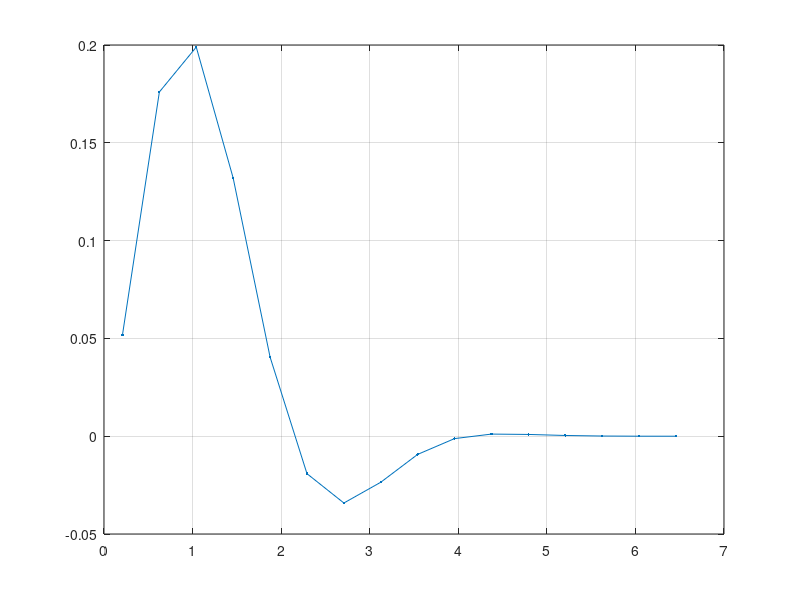
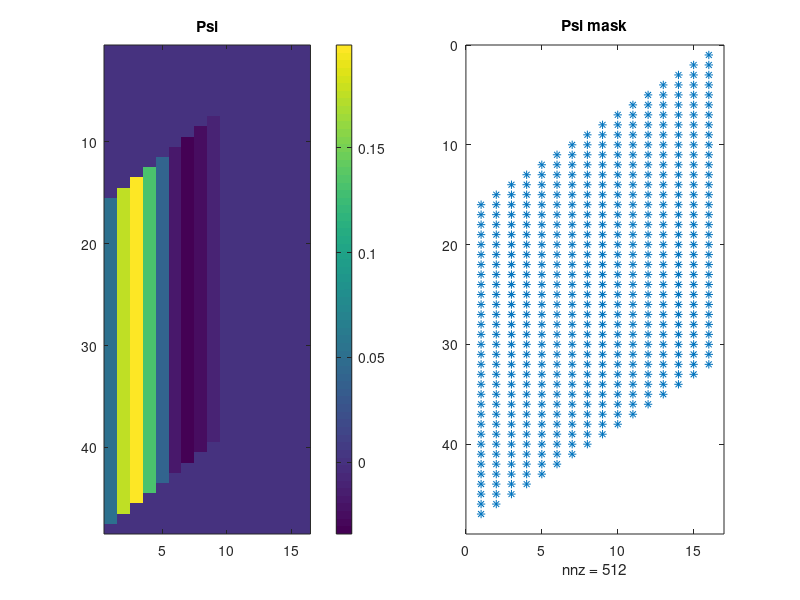

The MATLAB script that drew these images, in order: (Note: this script raises an error after producing the figures.)
clear all; rng(2024);
addpath /Users/leviathaniety/Documents/MATLAB/mosek/9.3/toolbox/r2015a/;
addpath /Users/leviathaniety/Documents/MATLAB/Functions;
thein = "/Users/leviathaniety/Dropbox (GaTech)/PROJ-PointProcessWithUncertainty/Codes/CodePackage/Input/";
theout = "/Users/leviathaniety/Dropbox (GaTech)/PROJ-PointProcessWithUncertainty/Codes/CodePackage/Output/";
theplot = "/Users/leviathaniety/Dropbox (GaTech)/PROJ-PointProcessWithUncertainty/Codes/CodePackage/Plots/";
thedoc = "test_f0_timeonly_stationary_HPE";


%% kenrel Psi
N = 32; %320;
Nprime = 16; %80;

T = 20; %max time length T
h = T/N;
tau_max = h*Nprime;

nt = (N+Nprime);
ntau = Nprime;
ut_kernel = 20; 
tau_grid = ((0.5:1:ntau)/nt)'*ut_kernel;

psi1 = 0.01*exp(-(8.*(tau_grid ).^2/25))...
    + 0.25*exp(-(6.*(tau_grid ).^2/25)).*sin(-0.05*pi+tau_grid/2*pi);

psi1= psi1';

figure(1),clf;
plot(tau_grid, psi1, '.-' )
grid on;

psi_full = ones(nt,1)*psi1;

%% make stationary
psi = psi_full;

% mask
a= ones(N+Nprime, Nprime);
psi_mask = triu(a, -N+1).*tril(a,0);
psi_mask = psi_mask(:,end:-1:1);
psi = psi.*psi_mask;


[im, jm, ~] = find(psi_mask);   %the nonzero indexing in the psi mask
indm = sub2ind( [N+Nprime, Nprime], im, jm);
vpsi = psi(indm); %[im,jm,vpsi] is the sparse repn of psi

figure(2),clf;
subplot(121), imagesc(psi);
title('Psi'); colorbar();
subplot(122), spy(psi_mask);
title('Psi mask'); 

% graph laplacian
Lt = make_1d_laplacian(Nprime+N)/h^2;
Ltau = make_1d_laplacian(Nprime)/h^2;



%% full K
% no mask
a= ones(N+Nprime, Nprime);
full_mask = triu(a, -N+1);
full_mask = full_mask(:,end:-1:1);
[imf, jmf, ~] = find(full_mask);
vpsi_full = psi_full(sub2ind( [N+Nprime, Nprime], imf, jmf));
K_full = sparse(imf,imf+jmf,vpsi_full, N+Nprime,N+Nprime);

%% K and Psi
jk = im+jm-Nprime;
K = sparse(im,jk,vpsi, N+Nprime,N);

% from K to psi
indk = sub2ind( [N+Nprime, N], im, jk);
vk = K(indk); %[im,jk,vk] is the sparse repn of psi

jm2 =jk+Nprime-im;
assert( norm(jm - jm2)<1e-15);

%psi2 = sparse(im,jk+Nprime-im, vk, N+Nprime, Nprime );
psi2 = sparse(im,jm, vk, N+Nprime, Nprime );
assert( norm(psi - psi2)<1e-15);

figure(3),clf;
subplot(121), imagesc(K);
title('K'); colorbar();
subplot(122), spy(K);



%% generate traj
phi_func = @(x) 1-exp(-x);

mu_true = 0.2; %0.125; 
    %mu = 0.2 for N= 320

M = 10000; 
y_ob = false(M, Nprime+N);

eta_ob = false(M, Nprime+N, N);
lambda_true = zeros(M,N);

disp('generating trajectories...')
tic,
for i = 1: Nprime+N
    
    if i <= Nprime
        
        if (0)
            y_ob(:, i ) = (rand( M, 1) < mu_true); % no use kernel
        else
            ypre = y_ob(:, 1:i-1);
            kernelt = K(1:i-1,i);
            lambdat =sum(bsxfun(@times, kernelt, ypre' ),1)'+ mu_true;
            pyt = phi_func( h*max(0,lambdat));
            y_ob(:, i) = (rand(M,1) <  pyt);
        end
    else
        t = i-Nprime;
        ypre = y_ob(:, t:t+Nprime-1);
        eta_ob(:, t:t+Nprime-1, t)= ypre;
        kernelt = K(t:t+Nprime-1,t);
        lambdat =sum(bsxfun(@times, kernelt, ypre' ),1)'+ mu_true;
        if min(lambdat) < 0
            warning( sprintf('min lamdba = %6.4f\n',min(lambdat)))
        end
       
        lambda_true(:,t) = lambdat; 
        pyt = phi_func( h*max(0,lambdat)); %todo: give warning if true lambda<0
        y_ob(:, i) = (rand(M,1) <  pyt);
    end
end
toc


%
[min_lam_true,i_min]= min(min(lambda_true,[],2));
max_lam_true= max(lambda_true(:));

figure(4);clf;
imagesc(lambda_true); colorbar;
title(sprintf('true lambda, min=%5.4f, max=%5.4f',min_lam_true,max_lam_true )); 

figure(5),clf;
imagesc(y_ob);
title('y observed')

figure(6), clf; hold on;
plot(lambda_true(3:5:20,:)')
plot(lambda_true(i_min,:)','.-')
grid on;

%return;

%% split data
event_data = y_ob;

ntr = 4800; %32000; %16000;
nte = min(500,M -ntr);

tmp = randperm(M);
idx_tr = tmp(1:ntr);
idx_te = tmp(ntr+1:ntr+nte);


event_data_tr = event_data(idx_tr,:);
mu = mean(mean(event_data_tr,2))/h;
event_data_te = event_data(idx_te,:);
            
lam_true_val = lambda_true(idx_te,:);
p_val_true =  phi_func(h* lam_true_val);



%%
dT = ut_kernel/(N+Nprime);
event_data_tensor = event_data;
cont_event_data = cell(M,1);
tplt = dT:dT:ut_kernel;
for m = 1:M
      idx = logical(event_data_tensor(m,:));
      cont_event_data{m} = [cont_event_data{m},[tplt(idx);ones(size(tplt(idx)))]];
end

%% split data
event_data_tr = cont_event_data(idx_tr);
event_data_te = cont_event_data(idx_te);


%% training hyperparameters
num_epoch = 90;



batch_size = 400;
batch_size_schedule = batch_size*ones(num_epoch,1);
eta_schedule = 0.02*ones(num_epoch,1);

iepoch = 0;
likelihood_epoch = zeros(num_epoch,1);



V = 1;
AB = cell(3,1);
AB{1} = 1;
AB{2} = 1;
AB{3} = mu;

while iepoch < num_epoch  % epoch -> batch -> fold
    iepoch = iepoch+1;
    A = AB{1};
    beta = AB{2};
    fprintf('\n--- epoch %d ---\n', iepoch);

    batch_size = batch_size_schedule(iepoch);
    num_batch = floor(ntr/batch_size);
    idxepoch = randperm(ntr, num_batch*batch_size); %scramble the idx

    eta = eta_schedule(iepoch);

    likelihood_batch = [];
    for ibatch = 1:num_batch
        %% load batch training data
        idx_batch = idxepoch((ibatch-1)*batch_size+1:ibatch*batch_size);
        edata = event_data_tr(idx_batch); 
        
        % compute Lambda, size (1, Nob*batch_size)
        Lambda = cell(batch_size,1);
        for ib = 1:batch_size
            [~,num_events] = size(edata{ib});
            lam_now = edata{ib};
            lam_now(1,:) = 0;
            %%
            for ie = 1:num_events
        
                k1 = ceil(lam_now(2,ie));
                ti = edata{ib}(1,ie);
                for je = 1:(ie-1)
                    k2 = ceil(lam_now(2,je)); 
                    tj = edata{ib}(1,je);
                    if ti<=tj
                        continue
                    end
                    lam_now(1,ie) = lam_now(1,ie) + A(k2,k1)*beta*exp(-beta*(ti-tj));
                end
                lam_now(1,ie) = lam_now(1,ie) + mu(k1);
            end
            Lambda{ib} = lam_now;
        end

        % compute log-likelihood
        lklh1 = 0;
        lklh2 = 0;
        lklh3 = 0;
        for ib = 1:batch_size
            [~,num_events] = size(edata{ib});
            if num_events == 0
                continue
            end
            lklh1 = lklh1 + sum(log(Lambda{ib}(1,:)),'all');
            lhlh2 = lklh2 + sum(mu,'all')*ut_kernel;

            ui_mask = ceil(Lambda{ib}(2,:));
            A_u_ui = A(:,ui_mask);
            tmp = kron((1-exp(-beta*(ut_kernel-edata{ib}(1,:)))),ones(V,1));
            lklh3 = lklh3 + sum(A_u_ui.*tmp,'all');
        end

        likelihood = (lklh1-lklh2-lklh3)/batch_size;

        likelihood_batch = [likelihood_batch; likelihood];

        %% gradient from likelihood
        dldA = zeros(V,V);
        dldB = 0;
        dldmu = zeros(V,1);

        % compute gradient
        for ib = 1:batch_size
            %%
            [~,num_events] = size(edata{ib});
            if num_events == 0
                continue
            end
            lam_now = Lambda{ib};

            for ie = 1:num_events
                k1 = ceil(lam_now(2,ie)); 
                ti = edata{ib}(1,ie);
                for je = 1:(ie-1)
                    k2 = ceil(lam_now(2,je)); 
                    tj = edata{ib}(1,je);
                    if ti<=tj
                        continue
                    end
                    dldA(k2,k1) = dldA(k2,k1) + beta*exp(-beta*(ti-tj))/Lambda{ib}(1,ie);
                    dldB = dldB + A(k2,k1)*( exp(-beta*(ti-tj)) - beta*(ti-tj)*exp(-beta*(ti-tj)))/Lambda{ib}(1,ie);
                end
                dldmu(k1) = dldmu(k1)+1/Lambda{ib}(1,ie);
            end

            dldmu = dldmu-ut_kernel;


            for je = 1:num_events
                k2 = ceil(lam_now(2,je)); 
                tj = edata{ib}(1,je);
                dldA(k2,:) = dldA(k2,:) - (1-exp(-beta*(ut_kernel-tj)));

                
            end
            ui_mask = ceil(Lambda{ib}(2,:));
            A_u_ui = A(:,ui_mask);
            tmp = kron((beta*exp(-beta*(ut_kernel-edata{ib}(1,:)))),ones(V,1));
            dldB = dldB - sum(A_u_ui.*tmp,'all');

            
%                 dldA
%                 dldB
        end

        dldA = dldA./batch_size;
        dldB = dldB/batch_size;
        dldmu = dldmu/batch_size;




        %% update kernel matrix

        dA = dldA;

        dB = dldB;
            
        A = A + eta*dA;
        A = max(A,0);

        beta = beta + eta*dB; 

        mu(1:V-1) = mu(1:V-1)+eta*dldmu(1:V-1);
        mu = max(mu,1e-4);

        AB{1}=A;
        AB{2}=beta;
        AB{3}=mu;
        
        %%
        likelihood_ibatch = likelihood_batch(ibatch);
        fprintf('batch %d likelihood: %6.4e\n',ibatch,likelihood_ibatch)

    end
    %% training likelihood
    likelihood_epoch(iepoch) = mean(likelihood_batch);  
    if 1
        figure(19),clf;
        hold on;
        plot(1:iepoch, likelihood_epoch(1:iepoch),'x-');
        grid on;
        xlabel('epoch')
        title('tr likelihood');
        drawnow();
    end
end

nll_all = -likelihood_epoch;
save(strcat(theout,thedoc,"_nllall.mat"), "nll_all");
save(strcat(theout,thedoc,".mat"), "AB");

return;


%%
nll_all = load(strcat(theout,thedoc,"_nllall.mat"));
nll_all = nll_all.nll_all;
figure(19),clf;

box on;
plot( 1:iepoch, nll_all, '.-');
grid on;


xlabel('{Epoch}','interpreter','latex');
ylabel('{Negative log-likelihood}','interpreter','latex');
set(gca,'FontSize',8);
lgd = legend('train','Location','best');
ax = gca;
figH = gcf;
set(figH, 'Units', 'points','OuterPosition', [0 0 235 235]) % standard size: 19.7 17.5
exportgraphics(ax,strcat(theplot,thedoc,"__TrainLogLike.pdf"))

%%
nt = (N+Nprime);
ntau = Nprime;
tau_grid = ((0.5:1:ntau)/nt)'*ut_kernel;

psi0 = zeros(nt, ntau, V^2);
for j = 1:ntau
    for k1 = 1:V
        for k2 = 1:V
            a = A(k1,k2);
            psi0(:,j,(k2-1)*V+k1) = a*exp(-beta.*(tau_grid(j)))*ones(nt,1);
        end
    end
end

downfactor = 1;
psi_learn = zeros(nt/downfactor,ntau/downfactor,V^2);
for k = 1:V^2
    psi_learn(:,:,k) = matrix_downsize(psi0(:,:,k), downfactor);
end
X = psi_learn;
imagesc(X)

%%
event_data_te = event_data(idx_te,:);
[Pob_te, Eob_te, eventJall_te,eventJob_te]= network_proj_mod_speed_N_graph2(event_data_te, X, N+Nprime, Nprime, 1);
% compute Lambda, size (1, N*batch_size)
Lambda_te = sum(Pob_te{1,1},1)+mu;

% reshape Lambda to pair the shape of data y
lambda_te = zeros(N*1, nte);
for b = 1:nte
    lambda_te(:,b) = reshape((Lambda_te(:,(b-1)*N+1:b*N))',[N*1,1]);
end
prob_te = (1-exp(-h*lambda_te));

[Pob_te_tru, Eob_te, eventJall_te,eventJob_te]= network_proj_mod_speed_N_graph2(event_data_te, psi, N+Nprime, Nprime, 1);
% compute Lambda, size (1, N*batch_size)
Lambda_te_tru = sum(Pob_te_tru{1,1},1)+mu_true;

% reshape Lambda to pair the shape of data y
lambda_te_tru = zeros(N*1, nte);
for b = 1:nte
    lambda_te_tru(:,b) = reshape((Lambda_te_tru(:,(b-1)*N+1:b*N))',[N*1,1]);
end
prob_te_tru = (1-exp(-h*lambda_te_tru));


prob_diff = prob_te-prob_te_tru;



proberror = zeros([nte,6]); 
for l = 1:nte
    proberror(l,1) = norm(prob_diff(:,l),1)/N; % MAE
    proberror(l,2) = sqrt(norm(prob_diff(:,l),2).^2/N); % RMSE
    proberror(l,3) = norm(prob_diff(:,l),"inf"); % worst

    proberror(l,4) = norm(prob_diff(:,l),1)/norm(prob_te_tru(:,l),1); % Relative l1
    proberror(l,5) = norm(prob_diff(:,l),2)/norm(prob_te_tru(:,l),2); % Relative l2
    proberror(l,6) = norm(prob_diff(:,l),"inf")/norm(prob_te_tru(:,l),"inf"); % Relative l inf
end



fprintf(['-----Error Table----- \n' ...
    'Line 1: MAE, RMSE, Worst; Rel l1, Rel l2, Rel l inf\n'])
mean(proberror,1)
std(proberror,1)
save(strcat(theout,thedoc,"_ProbPredErr",".mat"), "proberror");
